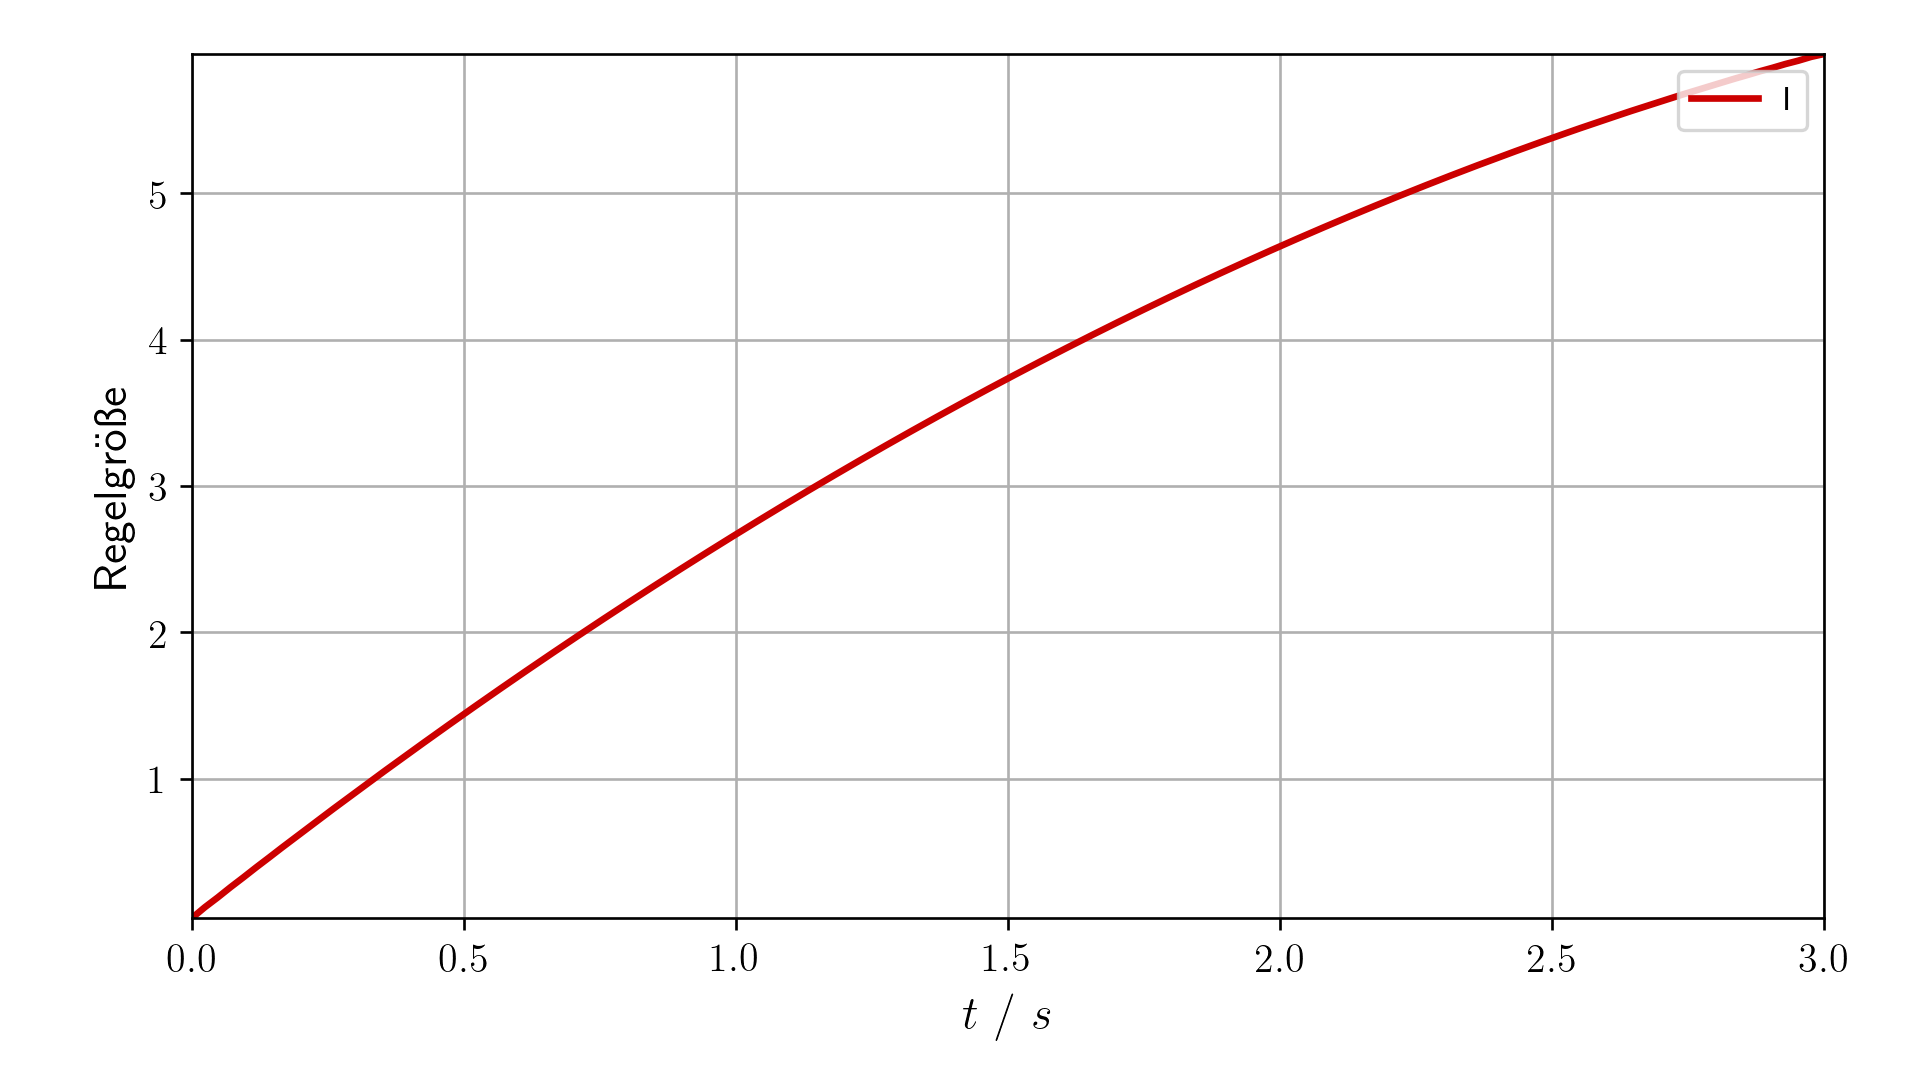

Python code for this plot:
#!/usr/bin/env python3
# -*- coding: utf-8 -*-
"""
Created on Tue Mar 26 23:51:17 2019

@author: david
"""

import regelungstechnik as rt

I = rt.I(T=0.5)

step = rt.StepResponse([I], ["I"], duration=3)
step.save(filename="test.png")